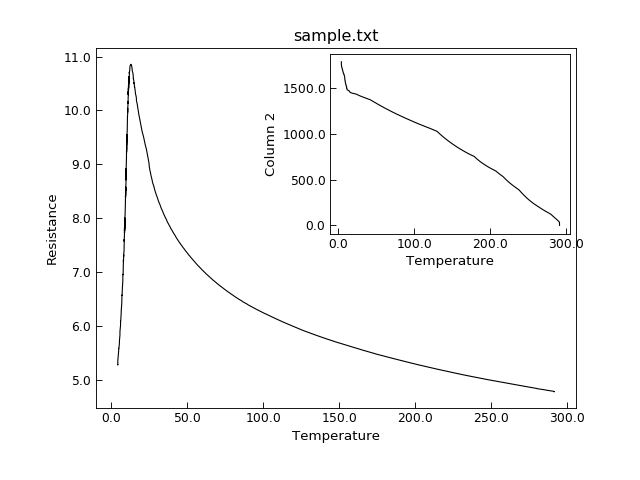

The Python source for this figure:
"Add an inset to a plot."
from Stoner import Data
p=Data("sample.txt",setas="xy")
p.plot()
p.inset(loc=1,width="50%",height="50%")
p.setas="x.y"
p.plot()
p.title="" #Turn off the inset title
